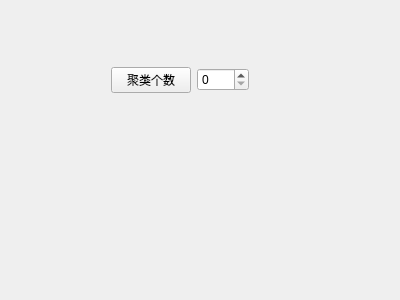
<?xml version="1.0" encoding="UTF-8"?>
<ui version="4.0">
 <class>Widget</class>
 <widget class="QWidget" name="Widget">
  <property name="geometry">
   <rect>
    <x>0</x>
    <y>0</y>
    <width>400</width>
    <height>300</height>
   </rect>
  </property>
  <property name="windowTitle">
   <string>Widget</string>
  </property>
  <widget class="QWidget" name="horizontalLayoutWidget">
   <property name="geometry">
    <rect>
     <x>100</x>
     <y>40</y>
     <width>160</width>
     <height>80</height>
    </rect>
   </property>
   <layout class="QHBoxLayout" name="toplLayout">
    <item>
     <widget class="QPushButton" name="pushButtonKmeans">
      <property name="text">
       <string>聚类个数</string>
      </property>
     </widget>
    </item>
    <item>
     <widget class="QSpinBox" name="spinBoxKmeans"/>
    </item>
   </layout>
  </widget>
  <widget class="QWidget" name="kmeanswidget" native="true">
   <property name="geometry">
    <rect>
     <x>110</x>
     <y>160</y>
     <width>120</width>
     <height>80</height>
    </rect>
   </property>
  </widget>
 </widget>
 <layoutdefault spacing="6" margin="11"/>
 <resources/>
 <connections/>
</ui>
